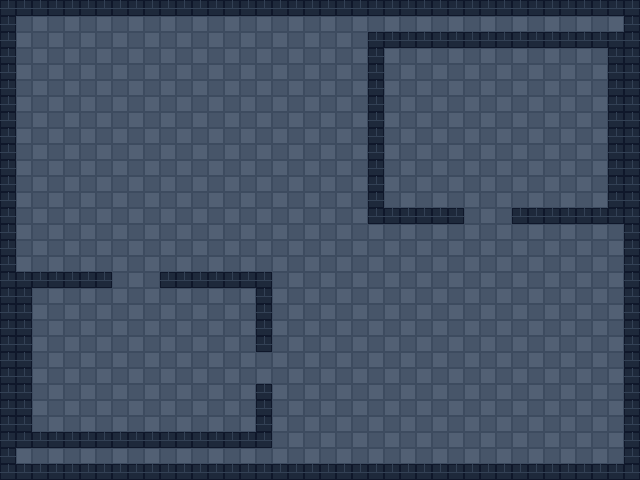

The image is a tile-based game level rendered from a .tmx file. Its description and complete source (layers, tilesets, objects, tile grids) follow:
An orthogonal 40x30 tile map with 16x16 px tiles, 2 tile layers (Suelo, Paredes) and 3 objects (2x zona, spawn).

<map version="1.10" tiledversion="1.10.2" orientation="orthogonal" renderorder="right-down" width="40" height="30" tilewidth="16" tileheight="16" infinite="0" nextlayerid="4" nextobjectid="4">
 <tileset firstgid="1" name="pixel_office_tiles" tilewidth="16" tileheight="16" tilecount="4" columns="4">
  <image source="../tilesets/pixel_office.png" width="64" height="16" />
  <tile id="2"><properties><property name="collides" type="bool" value="true" /></properties></tile>
 </tileset>
 <layer id="1" name="Suelo" width="40" height="30"><data encoding="csv">
1,2,1,2,1,2,1,2,1,2,1,2,1,2,1,2,1,2,1,2,1,2,1,2,1,2,1,2,1,2,1,2,1,2,1,2,1,2,1,2,
2,1,2,1,2,1,2,1,2,1,2,1,2,1,2,1,2,1,2,1,2,1,2,1,2,1,2,1,2,1,2,1,2,1,2,1,2,1,2,1,
1,2,1,2,1,2,1,2,1,2,1,2,1,2,1,2,1,2,1,2,1,2,1,2,1,2,1,2,1,2,1,2,1,2,1,2,1,2,1,2,
2,1,2,1,2,1,2,1,2,1,2,1,2,1,2,1,2,1,2,1,2,1,2,1,2,1,2,1,2,1,2,1,2,1,2,1,2,1,2,1,
1,2,1,2,1,2,1,2,1,2,1,2,1,2,1,2,1,2,1,2,1,2,1,2,1,2,1,2,1,2,1,2,1,2,1,2,1,2,1,2,
2,1,2,1,2,1,2,1,2,1,2,1,2,1,2,1,2,1,2,1,2,1,2,1,2,1,2,1,2,1,2,1,2,1,2,1,2,1,2,1,
1,2,1,2,1,2,1,2,1,2,1,2,1,2,1,2,1,2,1,2,1,2,1,2,1,2,1,2,1,2,1,2,1,2,1,2,1,2,1,2,
2,1,2,1,2,1,2,1,2,1,2,1,2,1,2,1,2,1,2,1,2,1,2,1,2,1,2,1,2,1,2,1,2,1,2,1,2,1,2,1,
1,2,1,2,1,2,1,2,1,2,1,2,1,2,1,2,1,2,1,2,1,2,1,2,1,2,1,2,1,2,1,2,1,2,1,2,1,2,1,2,
2,1,2,1,2,1,2,1,2,1,2,1,2,1,2,1,2,1,2,1,2,1,2,1,2,1,2,1,2,1,2,1,2,1,2,1,2,1,2,1,
1,2,1,2,1,2,1,2,1,2,1,2,1,2,1,2,1,2,1,2,1,2,1,2,1,2,1,2,1,2,1,2,1,2,1,2,1,2,1,2,
2,1,2,1,2,1,2,1,2,1,2,1,2,1,2,1,2,1,2,1,2,1,2,1,2,1,2,1,2,1,2,1,2,1,2,1,2,1,2,1,
1,2,1,2,1,2,1,2,1,2,1,2,1,2,1,2,1,2,1,2,1,2,1,2,1,2,1,2,1,2,1,2,1,2,1,2,1,2,1,2,
2,1,2,1,2,1,2,1,2,1,2,1,2,1,2,1,2,1,2,1,2,1,2,1,2,1,2,1,2,1,2,1,2,1,2,1,2,1,2,1,
1,2,1,2,1,2,1,2,1,2,1,2,1,2,1,2,1,2,1,2,1,2,1,2,1,2,1,2,1,2,1,2,1,2,1,2,1,2,1,2,
2,1,2,1,2,1,2,1,2,1,2,1,2,1,2,1,2,1,2,1,2,1,2,1,2,1,2,1,2,1,2,1,2,1,2,1,2,1,2,1,
1,2,1,2,1,2,1,2,1,2,1,2,1,2,1,2,1,2,1,2,1,2,1,2,1,2,1,2,1,2,1,2,1,2,1,2,1,2,1,2,
2,1,2,1,2,1,2,1,2,1,2,1,2,1,2,1,2,1,2,1,2,1,2,1,2,1,2,1,2,1,2,1,2,1,2,1,2,1,2,1,
1,2,1,2,1,2,1,2,1,2,1,2,1,2,1,2,1,2,1,2,1,2,1,2,1,2,1,2,1,2,1,2,1,2,1,2,1,2,1,2,
2,1,2,1,2,1,2,1,2,1,2,1,2,1,2,1,2,1,2,1,2,1,2,1,2,1,2,1,2,1,2,1,2,1,2,1,2,1,2,1,
1,2,1,2,1,2,1,2,1,2,1,2,1,2,1,2,1,2,1,2,1,2,1,2,1,2,1,2,1,2,1,2,1,2,1,2,1,2,1,2,
2,1,2,1,2,1,2,1,2,1,2,1,2,1,2,1,2,1,2,1,2,1,2,1,2,1,2,1,2,1,2,1,2,1,2,1,2,1,2,1,
1,2,1,2,1,2,1,2,1,2,1,2,1,2,1,2,1,2,1,2,1,2,1,2,1,2,1,2,1,2,1,2,1,2,1,2,1,2,1,2,
2,1,2,1,2,1,2,1,2,1,2,1,2,1,2,1,2,1,2,1,2,1,2,1,2,1,2,1,2,1,2,1,2,1,2,1,2,1,2,1,
1,2,1,2,1,2,1,2,1,2,1,2,1,2,1,2,1,2,1,2,1,2,1,2,1,2,1,2,1,2,1,2,1,2,1,2,1,2,1,2,
2,1,2,1,2,1,2,1,2,1,2,1,2,1,2,1,2,1,2,1,2,1,2,1,2,1,2,1,2,1,2,1,2,1,2,1,2,1,2,1,
1,2,1,2,1,2,1,2,1,2,1,2,1,2,1,2,1,2,1,2,1,2,1,2,1,2,1,2,1,2,1,2,1,2,1,2,1,2,1,2,
2,1,2,1,2,1,2,1,2,1,2,1,2,1,2,1,2,1,2,1,2,1,2,1,2,1,2,1,2,1,2,1,2,1,2,1,2,1,2,1,
1,2,1,2,1,2,1,2,1,2,1,2,1,2,1,2,1,2,1,2,1,2,1,2,1,2,1,2,1,2,1,2,1,2,1,2,1,2,1,2,
2,1,2,1,2,1,2,1,2,1,2,1,2,1,2,1,2,1,2,1,2,1,2,1,2,1,2,1,2,1,2,1,2,1,2,1,2,1,2,1
</data></layer>
 <layer id="2" name="Paredes" width="40" height="30"><data encoding="csv">
3,3,3,3,3,3,3,3,3,3,3,3,3,3,3,3,3,3,3,3,3,3,3,3,3,3,3,3,3,3,3,3,3,3,3,3,3,3,3,3,
3,0,0,0,0,0,0,0,0,0,0,0,0,0,0,0,0,0,0,0,0,0,0,0,0,0,0,0,0,0,0,0,0,0,0,0,0,0,0,3,
3,0,0,0,0,0,0,0,0,0,0,0,0,0,0,0,0,0,0,0,0,0,0,3,3,3,3,3,3,3,3,3,3,3,3,3,3,3,3,3,
3,0,0,0,0,0,0,0,0,0,0,0,0,0,0,0,0,0,0,0,0,0,0,3,0,0,0,0,0,0,0,0,0,0,0,0,0,0,3,3,
3,0,0,0,0,0,0,0,0,0,0,0,0,0,0,0,0,0,0,0,0,0,0,3,0,0,0,0,0,0,0,0,0,0,0,0,0,0,3,3,
3,0,0,0,0,0,0,0,0,0,0,0,0,0,0,0,0,0,0,0,0,0,0,3,0,0,0,0,0,0,0,0,0,0,0,0,0,0,3,3,
3,0,0,0,0,0,0,0,0,0,0,0,0,0,0,0,0,0,0,0,0,0,0,3,0,0,0,0,0,0,0,0,0,0,0,0,0,0,3,3,
3,0,0,0,0,0,0,0,0,0,0,0,0,0,0,0,0,0,0,0,0,0,0,3,0,0,0,0,0,0,0,0,0,0,0,0,0,0,3,3,
3,0,0,0,0,0,0,0,0,0,0,0,0,0,0,0,0,0,0,0,0,0,0,3,0,0,0,0,0,0,0,0,0,0,0,0,0,0,3,3,
3,0,0,0,0,0,0,0,0,0,0,0,0,0,0,0,0,0,0,0,0,0,0,3,0,0,0,0,0,0,0,0,0,0,0,0,0,0,3,3,
3,0,0,0,0,0,0,0,0,0,0,0,0,0,0,0,0,0,0,0,0,0,0,3,0,0,0,0,0,0,0,0,0,0,0,0,0,0,3,3,
3,0,0,0,0,0,0,0,0,0,0,0,0,0,0,0,0,0,0,0,0,0,0,3,0,0,0,0,0,0,0,0,0,0,0,0,0,0,3,3,
3,0,0,0,0,0,0,0,0,0,0,0,0,0,0,0,0,0,0,0,0,0,0,3,0,0,0,0,0,0,0,0,0,0,0,0,0,0,3,3,
3,0,0,0,0,0,0,0,0,0,0,0,0,0,0,0,0,0,0,0,0,0,0,3,3,3,3,3,3,0,0,0,3,3,3,3,3,3,3,3,
3,0,0,0,0,0,0,0,0,0,0,0,0,0,0,0,0,0,0,0,0,0,0,0,0,0,0,0,0,0,0,0,0,0,0,0,0,0,0,3,
3,0,0,0,0,0,0,0,0,0,0,0,0,0,0,0,0,0,0,0,0,0,0,0,0,0,0,0,0,0,0,0,0,0,0,0,0,0,0,3,
3,0,0,0,0,0,0,0,0,0,0,0,0,0,0,0,0,0,0,0,0,0,0,0,0,0,0,0,0,0,0,0,0,0,0,0,0,0,0,3,
3,3,3,3,3,3,3,0,0,0,3,3,3,3,3,3,3,0,0,0,0,0,0,0,0,0,0,0,0,0,0,0,0,0,0,0,0,0,0,3,
3,3,0,0,0,0,0,0,0,0,0,0,0,0,0,0,3,0,0,0,0,0,0,0,0,0,0,0,0,0,0,0,0,0,0,0,0,0,0,3,
3,3,0,0,0,0,0,0,0,0,0,0,0,0,0,0,3,0,0,0,0,0,0,0,0,0,0,0,0,0,0,0,0,0,0,0,0,0,0,3,
3,3,0,0,0,0,0,0,0,0,0,0,0,0,0,0,3,0,0,0,0,0,0,0,0,0,0,0,0,0,0,0,0,0,0,0,0,0,0,3,
3,3,0,0,0,0,0,0,0,0,0,0,0,0,0,0,3,0,0,0,0,0,0,0,0,0,0,0,0,0,0,0,0,0,0,0,0,0,0,3,
3,3,0,0,0,0,0,0,0,0,0,0,0,0,0,0,0,0,0,0,0,0,0,0,0,0,0,0,0,0,0,0,0,0,0,0,0,0,0,3,
3,3,0,0,0,0,0,0,0,0,0,0,0,0,0,0,0,0,0,0,0,0,0,0,0,0,0,0,0,0,0,0,0,0,0,0,0,0,0,3,
3,3,0,0,0,0,0,0,0,0,0,0,0,0,0,0,3,0,0,0,0,0,0,0,0,0,0,0,0,0,0,0,0,0,0,0,0,0,0,3,
3,3,0,0,0,0,0,0,0,0,0,0,0,0,0,0,3,0,0,0,0,0,0,0,0,0,0,0,0,0,0,0,0,0,0,0,0,0,0,3,
3,3,0,0,0,0,0,0,0,0,0,0,0,0,0,0,3,0,0,0,0,0,0,0,0,0,0,0,0,0,0,0,0,0,0,0,0,0,0,3,
3,3,3,3,3,3,3,3,3,3,3,3,3,3,3,3,3,0,0,0,0,0,0,0,0,0,0,0,0,0,0,0,0,0,0,0,0,0,0,3,
3,0,0,0,0,0,0,0,0,0,0,0,0,0,0,0,0,0,0,0,0,0,0,0,0,0,0,0,0,0,0,0,0,0,0,0,0,0,0,3,
3,3,3,3,3,3,3,3,3,3,3,3,3,3,3,3,3,3,3,3,3,3,3,3,3,3,3,3,3,3,3,3,3,3,3,3,3,3,3,3
</data></layer>
 <objectgroup id="3" name="Objetos">
  <object id="1" name="spawn" x="320" y="240" width="16" height="16"><properties><property name="tipo" value="spawn" /></properties></object>
  <object id="2" name="zona" x="384" y="48" width="224" height="160"><properties><property name="tipo" value="zona" /><property name="nombreSala" value="Sala de Reuniones" /></properties></object>
  <object id="3" name="zona" x="32" y="288" width="224" height="144"><properties><property name="tipo" value="zona" /><property name="nombreSala" value="Zona Café" /></properties></object>
 </objectgroup>
</map>
